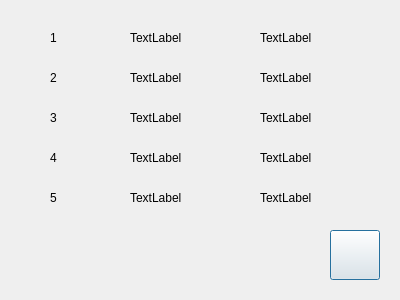
<?xml version="1.0" encoding="UTF-8"?>
<ui version="4.0">
 <class>GradesDialog</class>
 <widget class="QDialog" name="GradesDialog">
  <property name="geometry">
   <rect>
    <x>0</x>
    <y>0</y>
    <width>400</width>
    <height>300</height>
   </rect>
  </property>
  <property name="windowTitle">
   <string>Dialog</string>
  </property>
  <widget class="QLabel" name="label9">
   <property name="geometry">
    <rect>
     <x>260</x>
     <y>110</y>
     <width>72</width>
     <height>15</height>
    </rect>
   </property>
   <property name="text">
    <string>TextLabel</string>
   </property>
  </widget>
  <widget class="QLabel" name="label10">
   <property name="geometry">
    <rect>
     <x>50</x>
     <y>150</y>
     <width>41</width>
     <height>16</height>
    </rect>
   </property>
   <property name="text">
    <string>4</string>
   </property>
  </widget>
  <widget class="QLabel" name="label5">
   <property name="geometry">
    <rect>
     <x>130</x>
     <y>70</y>
     <width>72</width>
     <height>15</height>
    </rect>
   </property>
   <property name="text">
    <string>TextLabel</string>
   </property>
  </widget>
  <widget class="QLabel" name="label12">
   <property name="geometry">
    <rect>
     <x>260</x>
     <y>150</y>
     <width>72</width>
     <height>15</height>
    </rect>
   </property>
   <property name="text">
    <string>TextLabel</string>
   </property>
  </widget>
  <widget class="QLabel" name="label2">
   <property name="geometry">
    <rect>
     <x>130</x>
     <y>30</y>
     <width>72</width>
     <height>15</height>
    </rect>
   </property>
   <property name="text">
    <string>TextLabel</string>
   </property>
  </widget>
  <widget class="QLabel" name="label3">
   <property name="geometry">
    <rect>
     <x>260</x>
     <y>30</y>
     <width>72</width>
     <height>15</height>
    </rect>
   </property>
   <property name="text">
    <string>TextLabel</string>
   </property>
  </widget>
  <widget class="QLabel" name="label14">
   <property name="geometry">
    <rect>
     <x>130</x>
     <y>190</y>
     <width>72</width>
     <height>15</height>
    </rect>
   </property>
   <property name="text">
    <string>TextLabel</string>
   </property>
  </widget>
  <widget class="QLabel" name="label13">
   <property name="geometry">
    <rect>
     <x>50</x>
     <y>190</y>
     <width>72</width>
     <height>15</height>
    </rect>
   </property>
   <property name="text">
    <string>5</string>
   </property>
  </widget>
  <widget class="QLabel" name="label1">
   <property name="geometry">
    <rect>
     <x>50</x>
     <y>30</y>
     <width>72</width>
     <height>15</height>
    </rect>
   </property>
   <property name="text">
    <string>1</string>
   </property>
  </widget>
  <widget class="QLabel" name="label15">
   <property name="geometry">
    <rect>
     <x>260</x>
     <y>190</y>
     <width>72</width>
     <height>15</height>
    </rect>
   </property>
   <property name="text">
    <string>TextLabel</string>
   </property>
  </widget>
  <widget class="QLabel" name="label6">
   <property name="geometry">
    <rect>
     <x>260</x>
     <y>70</y>
     <width>72</width>
     <height>15</height>
    </rect>
   </property>
   <property name="text">
    <string>TextLabel</string>
   </property>
  </widget>
  <widget class="QLabel" name="label7">
   <property name="geometry">
    <rect>
     <x>50</x>
     <y>110</y>
     <width>72</width>
     <height>15</height>
    </rect>
   </property>
   <property name="text">
    <string>3</string>
   </property>
  </widget>
  <widget class="QLabel" name="label8">
   <property name="geometry">
    <rect>
     <x>130</x>
     <y>110</y>
     <width>72</width>
     <height>15</height>
    </rect>
   </property>
   <property name="text">
    <string>TextLabel</string>
   </property>
  </widget>
  <widget class="QLabel" name="label4">
   <property name="geometry">
    <rect>
     <x>50</x>
     <y>70</y>
     <width>72</width>
     <height>15</height>
    </rect>
   </property>
   <property name="text">
    <string>2</string>
   </property>
  </widget>
  <widget class="QLabel" name="label11">
   <property name="geometry">
    <rect>
     <x>130</x>
     <y>150</y>
     <width>72</width>
     <height>15</height>
    </rect>
   </property>
   <property name="text">
    <string>TextLabel</string>
   </property>
  </widget>
  <widget class="QPushButton" name="button">
   <property name="enabled">
    <bool>true</bool>
   </property>
   <property name="geometry">
    <rect>
     <x>330</x>
     <y>230</y>
     <width>50</width>
     <height>50</height>
    </rect>
   </property>
   <property name="text">
    <string/>
   </property>
  </widget>
 </widget>
 <resources/>
 <connections/>
</ui>
